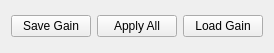
<?xml version="1.0" encoding="UTF-8"?>
<ui version="4.0">
 <class>WidgetCPGrid</class>
 <widget class="QWidget" name="WidgetCPGrid">
  <property name="geometry">
   <rect>
    <x>0</x>
    <y>0</y>
    <width>274</width>
    <height>53</height>
   </rect>
  </property>
  <property name="sizePolicy">
   <sizepolicy hsizetype="Expanding" vsizetype="Expanding">
    <horstretch>0</horstretch>
    <verstretch>0</verstretch>
   </sizepolicy>
  </property>
  <property name="windowTitle">
   <string>Form</string>
  </property>
  <layout class="QGridLayout" name="gridLayout_2">
   <item row="0" column="0">
    <layout class="QVBoxLayout" name="verticalLayout">
     <item>
      <layout class="QGridLayout" name="gridLayout">
       <property name="spacing">
        <number>0</number>
       </property>
      </layout>
     </item>
     <item>
      <layout class="QHBoxLayout" name="horizontalLayout">
       <item>
        <widget class="QPushButton" name="saveGains">
         <property name="sizePolicy">
          <sizepolicy hsizetype="Minimum" vsizetype="Fixed">
           <horstretch>0</horstretch>
           <verstretch>0</verstretch>
          </sizepolicy>
         </property>
         <property name="text">
          <string>Save Gain</string>
         </property>
        </widget>
       </item>
       <item>
        <widget class="QPushButton" name="sendAllParams">
         <property name="text">
          <string>Apply All</string>
         </property>
        </widget>
       </item>
       <item>
        <widget class="QPushButton" name="loadGains">
         <property name="text">
          <string>Load Gain</string>
         </property>
        </widget>
       </item>
      </layout>
     </item>
    </layout>
   </item>
  </layout>
 </widget>
 <resources/>
 <connections/>
</ui>
